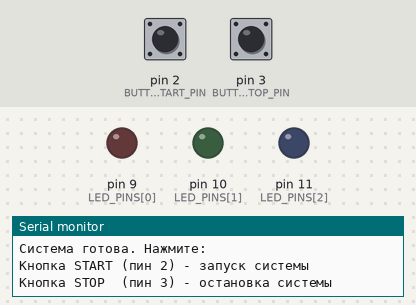
A sketch run on a simulated Arduino Uno, built with avr-gcc and run on an emulated ATmega328P. Parts: output pins drawn as LEDs (lit = HIGH), the last lines printed to the serial monitor. The test bench sets the inputs (shaded band); at power-on: pin 2 (BUTTON_START_PIN) HIGH, pin 3 (BUTTON_STOP_PIN) HIGH.

Above: at 1.3 s.
1.4 s: pin 2 (BUTTON_START_PIN) pulled LOW for 0.15 s
At 1.9 s:
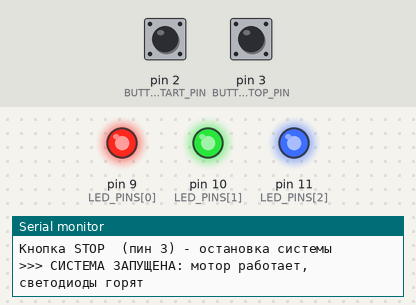
3.0 s: pin 3 (BUTTON_STOP_PIN) pulled LOW for 0.15 s
At 4.1 s:
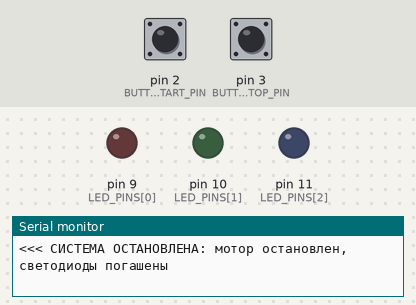
7.1 s: pin 2 (BUTTON_START_PIN) pulled LOW for 1 s
At 8.5 s:
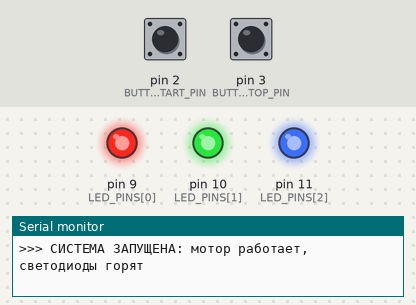
9.6 s: pin 3 (BUTTON_STOP_PIN) pulled LOW for 3.2 s
At 10.3 s:
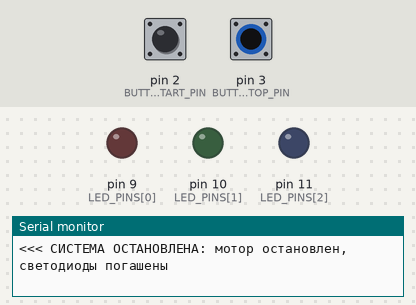
14.3 s: pin 2 (BUTTON_START_PIN) pulsed LOW 2 times (0.12 s each, 0.3 s apart)
At 15.2 s:
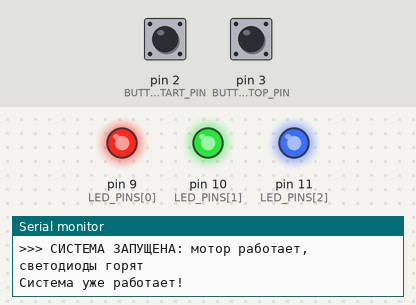
Timing chart, 0 to 17.3 s (numbered marks = the images above; inputs shaded):
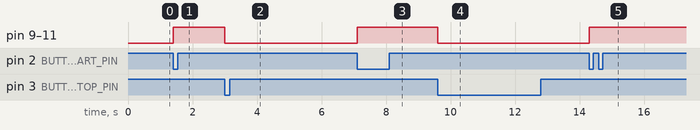

The sketch:

sketch.ino
```cpp
const int BUTTON_START_PIN = 2;
const int BUTTON_STOP_PIN = 3;
const int LED_PINS[] = {9, 10, 11};
const int LED_COUNT = 3;

bool startPressed = false;
bool stopPressed = false;
bool systemActive = false;

void setup() {
  Serial.begin(9600);

  for (int i = 0; i < LED_COUNT; i++) {
    pinMode(LED_PINS[i], OUTPUT);
    digitalWrite(LED_PINS[i], LOW);
  }

  pinMode(BUTTON_START_PIN, INPUT_PULLUP);
  pinMode(BUTTON_STOP_PIN, INPUT_PULLUP);

  Serial.println("Система готова. Нажмите:");
  Serial.println("Кнопка START (пин 2) - запуск системы");
  Serial.println("Кнопка STOP  (пин 3) - остановка системы");
}

void loop() {
  bool startButtonState = digitalRead(BUTTON_START_PIN);
  bool stopButtonState = digitalRead(BUTTON_STOP_PIN);

  if (startButtonState == LOW) {
    if (digitalRead(BUTTON_START_PIN) == LOW && !startPressed) {
      startPressed = true;
      startSystem();
    }
  } else {
    startPressed = false;
  }

  if (stopButtonState == LOW) {
    if (digitalRead(BUTTON_STOP_PIN) == LOW && !stopPressed) {
      stopPressed = true;
      stopSystem();
    }
  } else {
    stopPressed = false;
  }

  delay(10);
}

void startSystem() {
  if (!systemActive) {
    systemActive = true;

    for (int i = 0; i < LED_COUNT; i++) {
      digitalWrite(LED_PINS[i], HIGH);
    }

    Serial.println(">>> СИСТЕМА ЗАПУЩЕНА: мотор работает, светодиоды горят");
  } else {
    Serial.println("Система уже работает!");
  }
}

void stopSystem() {
  if (systemActive) {
    systemActive = false;

    for (int i = 0; i < LED_COUNT; i++) {
      digitalWrite(LED_PINS[i], LOW);
    }

    Serial.println("<<< СИСТЕМА ОСТАНОВЛЕНА: мотор остановлен, светодиоды погашены");
  } else {
    Serial.println("Система уже остановлена!");
  }
}
```

Measured:
- after the input at 1.4 s, pin 9 (LED_PINS[0]), pin 10 (LED_PINS[1]), pin 11 (LED_PINS[2]): LOW → HIGH at once
- after the input at 3.0 s, pin 9 (LED_PINS[0]), pin 10 (LED_PINS[1]), pin 11 (LED_PINS[2]): HIGH → LOW at once
- after the input at 7.1 s, pin 9 (LED_PINS[0]), pin 10 (LED_PINS[1]), pin 11 (LED_PINS[2]): LOW → HIGH at once
- after the input at 9.6 s, pin 9 (LED_PINS[0]), pin 10 (LED_PINS[1]), pin 11 (LED_PINS[2]): HIGH → LOW at once
- after the input at 14.3 s, pin 9 (LED_PINS[0]), pin 10 (LED_PINS[1]), pin 11 (LED_PINS[2]): LOW → HIGH at once
